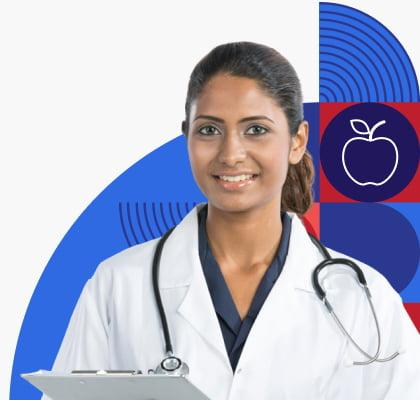
#> input picture img-original-0016/Medico/Medico.jpg, 420 x 400 px, found by its file name
$ python Act5-img-0016.py
#> lines starting #> are read from the running program, lines starting #| are printed output that depends on the picture
import cv2
import numpy as np
import os
import csv
print("Johan Paulo Aros NC 0016")
# 1. Configuración inicial
carpeta_original = "img-original-0016"
carpeta_preparadas = "img-preparadas-0016"
carpeta_resultados = "resultados-img-0016"

ANCHO_DESTINO = 224
ALTO_DESTINO = 224

# Crear carpetas de salida si no existen
os.makedirs(carpeta_preparadas, exist_ok=True)
os.makedirs(carpeta_resultados, exist_ok=True)

categorias = ["Medico", "Ingeniero"]
reporte = []
imagenes_procesadas = 0
imagenes_aprobadas = 0

print("🚀 Iniciando preparación de imágenes...\n")

# 2. Recorrer cada categoría y sus archivos
for categoria in categorias:
    ruta_origen = os.path.join(carpeta_original, categoria)
    ruta_destino = os.path.join(carpeta_preparadas, categoria)

    os.makedirs(ruta_destino, exist_ok=True)

    if not os.path.exists(ruta_origen):
        print(f"⚠️ La carpeta {ruta_origen} no existe. Saltando...")
        continue

    for nombre_archivo in os.listdir(ruta_origen):
        # Filtrar solo archivos de imagen válidos
        if not nombre_archivo.lower().endswith(('.png', '.jpg', '.jpeg', '.bmp')):
            continue

        ruta_imagen = os.path.join(ruta_origen, nombre_archivo)
        nombre_sin_ext = os.path.splitext(nombre_archivo)[0]

        print(f"📸 Procesando: {nombre_archivo}")

        # 3. Leer la imagen
        imagen = cv2.imread(ruta_imagen)
#> imagen is the input picture: shape (400, 420, 3); mean B, G, R 198.3, 176.1, 174.9
        if imagen is None:
            print(f"   ❌ Error: No se pudo leer la imagen.")
            reporte.append([categoria, nombre_archivo, "ERROR", "-", "-", "-", "-", "-", "-", "REVISAR"])
            continue

        imagenes_procesadas += 1
        alto_orig, ancho_orig, canales = imagen.shape
#> alto_orig = 400; ancho_orig = 420; canales = 3
        print(f"   📏 Dimensiones originales: {ancho_orig} x {alto_orig}")
#|    📏 Dimensiones originales: 420 x 400

        # 4. Redimensionar la imagen
        imagen_redimensionada = cv2.resize(imagen, (ANCHO_DESTINO, ALTO_DESTINO), interpolation=cv2.INTER_AREA)
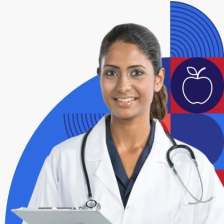
#> imagen_redimensionada: shape (224, 224, 3); mean B, G, R 198.3, 176.1, 174.9
        print(f"   📐 Dimensiones nuevas: {ANCHO_DESTINO} x {ALTO_DESTINO}")

        # Guardar la imagen redimensionada como JPG
        ruta_jpg = os.path.join(ruta_destino, f"{nombre_sin_ext}.jpg")
        cv2.imwrite(ruta_jpg, imagen_redimensionada)

        # 5. Normalizar los valores de los píxeles (de 0-255 a 0.0-1.0)
        imagen_normalizada = imagen_redimensionada.astype(np.float32) / 255.0
        val_min = float(np.min(imagen_normalizada))
#> val_min = 0.0314
        val_max = float(np.max(imagen_normalizada))
#> val_max = 1
        print(f"   🔢 Rango normalizado: {val_min:.3f} a {val_max:.3f}")
#|    🔢 Rango normalizado: 0.031 a 1.000

        # Guardar los datos numéricos normalizados como archivo .npy
        ruta_npy = os.path.join(ruta_destino, f"{nombre_sin_ext}.npy")
        np.save(ruta_npy, imagen_normalizada)

        # 6. Evaluar automáticamente el resultado
        dimensiones_correctas = (imagen_redimensionada.shape[0] == ALTO_DESTINO and
                                 imagen_redimensionada.shape[1] == ANCHO_DESTINO)
#> dimensiones_correctas = True
        rango_correcto = (val_min >= 0.0 and val_max <= 1.0)
#> rango_correcto = True
        archivos_guardados = os.path.isfile(ruta_jpg) and os.path.isfile(ruta_npy)

        if dimensiones_correctas and rango_correcto and archivos_guardados:
            estado = "APROBADA"
            imagenes_aprobadas += 1
            print(f"   ✅ Evaluación: APROBADA\n")
        else:
            estado = "REVISAR"
            print(f"   ⚠️ Evaluación: REVISAR\n")

        # 7. Guardar datos en la lista para el reporte final
        reporte.append([
            categoria, nombre_archivo, "OK", ancho_orig, alto_orig,
            ANCHO_DESTINO, ALTO_DESTINO, round(val_min, 3), round(val_max, 3), estado
        ])
#> pass 2 of the loop `for categoria in categorias:`:
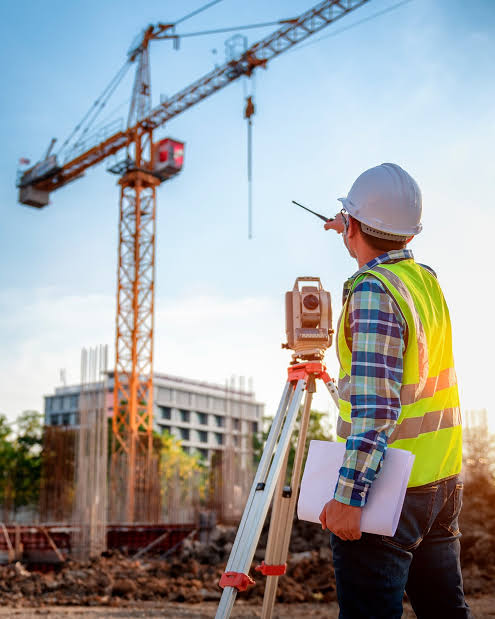
#> input picture img-original-0016/Ingeniero/Ingeniero.jpg, 495 x 619 px, found by its file name
#> imagen is the input picture: shape (619, 495, 3); mean B, G, R 161.1, 161.2, 159.5
#|    📏 Dimensiones originales: 495 x 619
#> `imagen_redimensionada = cv2.resize(imagen, (ANCHO_DESTINO, ALTO_DESTIN..`:
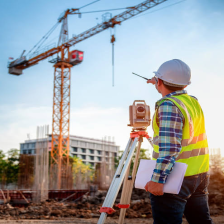
#> imagen_redimensionada: shape (224, 224, 3); mean B, G, R 161.1, 161.2, 159.5
#> val_min = 0
#|    🔢 Rango normalizado: 0.000 a 1.000

# 8. Generar el reporte en formato CSV
ruta_reporte = os.path.join(carpeta_resultados, "reporte_preparacion.csv")
with open(ruta_reporte, "w", newline="", encoding="utf-8") as archivo:
    escritor = csv.writer(archivo)
    escritor.writerow([
        "Categoría", "Archivo original", "Lectura",
        "Ancho original", "Alto original", "Ancho preparado", "Alto preparado",
        "Valor mínimo norm.", "Valor máximo norm.", "Evaluación"
    ])
    escritor.writerows(reporte)

# 9. Resumen final en consola
print("=" * 45)
print("🎉 RESUMEN DE LA PRÁCTICA")
print("=" * 45)
print(f"Imágenes procesadas: {imagenes_procesadas}")
print(f"Imágenes aprobadas:  {imagenes_aprobadas}")
print(f"Imágenes a revisar:  {imagenes_procesadas - imagenes_aprobadas}")
print(f"\n📁 Reporte guardado en: {ruta_reporte}")
print("✅ PRÁCTICA TERMINADA EXITOSAMENTE")

print("Johan Paulo Aros NC 0016")
